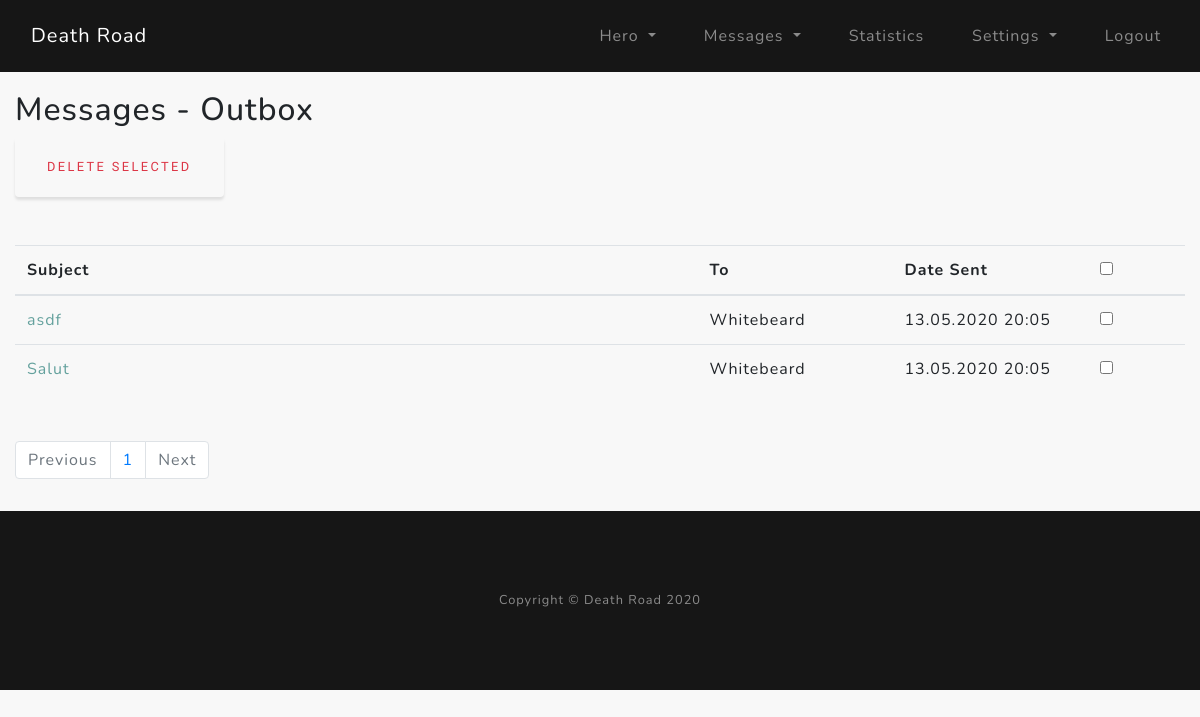
/msg_outbox (signed in), run on an earlier commit of the app's database.
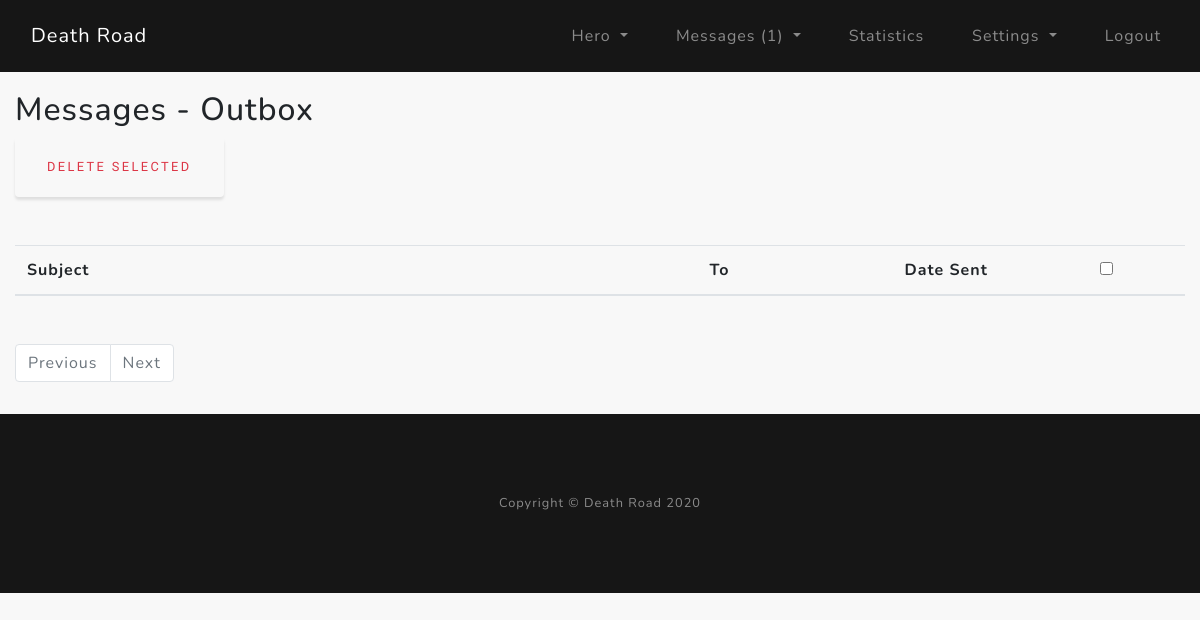
And on a later commit of the database.
### core/models.py (models this page shows)
class Messages(db.Model):
    __tablename__ = "messages"
    mid = Column(Integer, primary_key=True)  # message ID
    recipient = Column(String(32))  # recipient - user id from name
    sender = Column(String(32))  # sender - current user id
    subject_msg = Column(String(32))  # subject_msg - msg subject
    body_msg = Column(Text)  # body_msg - message body
    date = Column(DateTime)  # date - date sent
    seen = Column(Boolean)  # seen - message seen
    del_in = Column(Boolean)  # del_in - delete message from inbox
    del_out = Column(Boolean)  # del_out - delete message from outbox

### core/messages/routes.py (the view, shortened to what this page needs)
@msgs.route("/msg_outbox", methods=["POST", "GET"])
@login_required
def msg_outbox():
    page = request.args.get("page", 1, type=int)
    msg_per_page = User.query.get_or_404(current_user.id)
    get_unread_msgs = unread_msgs(current_user.username)
    msgs_sent = Messages.query. \
        order_by(Messages.date.desc()). \
        filter_by(sender=current_user.username, del_out=False). \
        paginate(page=page, per_page=msg_per_page.msg_per_page)
    next_page_button = url_for("msgs.msg_outbox", page=msgs_sent.next_num) if msgs_sent.next_num else None
    previous_page_button = url_for("msgs.msg_outbox", page=msgs_sent.prev_num) if msgs_sent.prev_num else None
    form = MessageMultipleDelete()
    return render_template("msg_outbox.html", msgs_sent=msgs_sent, next_page_button=next_page_button,
                           previous_page_button=previous_page_button, form=form, get_unread_msgs=get_unread_msgs)

### core/messages/forms.py
class MessageMultipleDelete(FlaskForm):
    multi_del = BooleanField()
    submit_del = SubmitField("Delete Selected")

### core/models.py (called while the page is built)
@login_manager.user_loader
def load_user(user_id):
    return User.query.get(int(user_id))

### core/utils/unread_msgs.py (called while the page is built)
def unread_msgs(current_acc_uname):
    gum = Messages.query.filter_by(recipient=current_acc_uname, del_in=False, seen=False).count()
    return gum

### core/templates/msg_outbox.html (shortened to what this page needs)
{% extends "layout.html" %}
{% block content %}
<section class="msg_outbox-section">
    <div class="container py-3">
        <div class="row">
            <div class="col-lg">
                <h2>Messages - Outbox</h2>
                <form method="post">
                    {{ form.submit_del(class="btn btn-outline-danger") }}
                    <table class="table table-hover my-5">
                        <thead>
                            <tr>
                                <th scope="col" class="col-md-7">Subject</th>
                                <th scope="col" class="col-md-2">To</th>
                                <th scope="col" class="col-md-2">Date Sent</th>
                                <th scope="col" class="col-md-1"><input type="checkbox" name="select_all" onclick="toggle(this)"></th>
                            </tr>
                        </thead>
                        <tbody>
                            {% for msgs_s in msgs_sent.items %}
                            <tr>
                                <td><a href="{{ url_for('msgs.msg_read', mid=msgs_s.mid) }}">{{ msgs_s.subject_msg }}</a></td>
                                <td>{{ msgs_s.recipient }}</td>
                                <td>{{ msgs_s.date.strftime("%d.%m.%Y %H:%m") }}</td>
                                <td>{{ form.multi_del(value=msgs_s.mid) }}</td>
                            </tr>
                            {% endfor %}
                        </tbody>
                    </table>
                </form>
                <nav aria-label="pagination">
                    <ul class="pagination">
                        {% if msgs_sent.prev_num != None %}
                            <li class="page-item"><a class="page-link"  href="{{ previous_page_button }}">Previous</a></li>
                        {% else %}
                            <li class="page-item disabled"><a class="page-link">Previous</a></li>
                        {% endif %}
                        {% for page_num in msgs_sent.iter_pages(left_edge=1, right_edge=1, left_current=1, right_current=2) %}
                            {% if page_num %}
                                {% if msgs_sent.page == page_num %}
                                    <li class="page-item"><a class="page-link"  href="{{ url_for('msgs.msg_outbox', page=page_num) }}">{{ page_num }}</a></li>
                                {% else %}
                                    <li class="page-item"><a class="page-link"  href="{{ url_for('msgs.msg_outbox', page=page_num) }}">{{ page_num }}</a></li>
                                {% endif %}
                            {% else %}
                                <span class="m-2"></span>
                            {% endif %}
                        {% endfor %}
                        {% if msgs_sent.next_num != None %}
                            <li class="page-item"><a class="page-link"  href="{{ next_page_button }}">Next</a></li>
                        {% else %}
                            <li class="page-item disabled"><a class="page-link">Next</a></li>
                        {% endif %}
                    </ul>
                </nav>
            </div>
        </div>
    </div>
</section>
{% endblock %}

What changed in the data, as far as the page shows it:
removed Messages: subject_msg "asdf", recipient "Whitebeard", date "13.05.2020 20:05"
removed Messages: subject_msg "Salut", recipient "Whitebeard", date "13.05.2020 20:05"
Also different on the page:
{{ get_unread_msgs }}: (not shown) → "1"
list line gone: "1"
